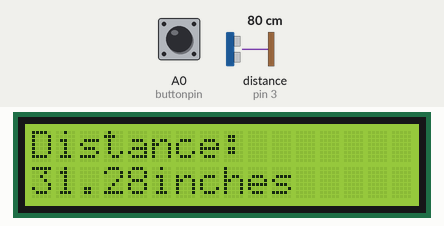
This sketch was run on a simulated Arduino Uno, built with avr-gcc and run on an emulated ATmega328P. On the bench: 16×2 character LCD. Wiring (inferred from the names in the program): ultrasonic range finder: trigger pin 2; echo pin 3. The inputs (shaded band) are chosen by the test bench; at power-on: distance to the obstacle (sensor on pin 3) 80 cm, A0 (buttonpin) LOW. The echo pulse lasts 58.3 µs per cm; what the sketch prints to the serial monitor is not drawn.

Above: at 1.2 s.
1.3 s: distance to the obstacle (sensor on pin 3) set to 2 cm
At 4.8 s:
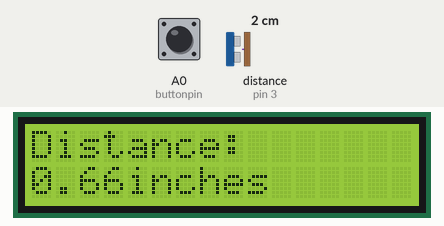
8.1 s: distance to the obstacle (sensor on pin 3) set to 4 cm
At 10.7 s:
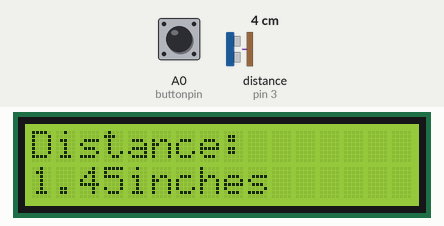
14.8 s: distance to the obstacle (sensor on pin 3) set to 9 cm
At 17.7 s:
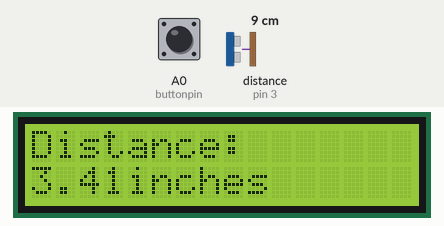
21.4 s: A0 (buttonpin) pulled HIGH for 3 s
At 25.0 s:
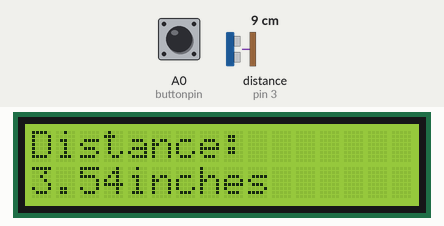
Timing chart, 0 to 26.5 s (numbered marks = the images above; inputs shaded):
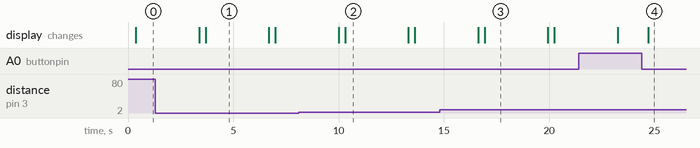

The sketch:

trolling_distance_ultasonic__sensor_using_pushbutton_and_LCD.ino
```cpp
#include<LiquidCrystal.h>
int trigpin=2;
int echopin=3;
int buttonpin=A0;
int rs=7;
int enablepin=8;
int db4=9;
int db5=10;
int db6=11;
int db7=12;
int buttonval;
int pingTravelTime;
float pingDistance;
float distanceToTarget;
LiquidCrystal lcd(rs,enablepin,db4,db5,db6,db7);
int dt=3000;
void setup()
{
  pinMode(trigpin,OUTPUT);
  pinMode(echopin,INPUT);
  pinMode(buttonpin,INPUT);
  lcd.begin(16,2);
  Serial.begin(9600);
}

void loop()
{
  lcd.setCursor(0,0);
  lcd.print("Place the target");
  lcd.setCursor(0,1);
  lcd.print("Press to measure");
  buttonval=digitalRead(buttonpin);
  while(buttonval==1){
    buttonval=digitalRead(buttonpin);
  }

  digitalWrite(trigpin,LOW);
  delayMicroseconds(10);
  digitalWrite(trigpin,HIGH);
  delayMicroseconds(10);
  digitalWrite(trigpin,LOW);
  pingTravelTime=pulseIn(echopin,HIGH);
  delay(300);
  pingDistance=(0.013464)*(pingTravelTime);
  distanceToTarget=pingDistance/2.;
  Serial.print("Time:   ");
  Serial.print(pingTravelTime);
  Serial.print("  Distance_Target:  ");
  Serial.println(distanceToTarget);

  lcd.clear();
  lcd.setCursor(0,0);
  lcd.print("Distance: ");
  lcd.setCursor(0,1);
  lcd.print(distanceToTarget);
  lcd.print("inches");
  delay(dt);


}
```

Measured:
- after the input at 1.3 s, the display: first differs from a run without the input after 2.4 s (image 1)
- after the input at 8.1 s, the display: first differs from a run without the input after 2.2 s (image 2)
- after the input at 14.8 s, the display: first differs from a run without the input after 2.1 s (image 3)
- what the display in image 1 shows lasts 3.0 s, from 3.7 s to 6.7 s
